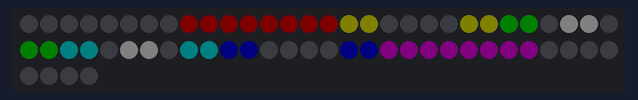
Simulated run of this sketch. Board: Arduino Uno, built with avr-gcc and run on an emulated ATmega328P. Shown: 64 RGB LEDs in strip order, left to right, continuing on the next row. Dim RGB values are drawn brighter than linear.

Above: at 0.1 s.

The sketch:

grid.ino
```cpp
#include <Adafruit_NeoPixel.h>
//   NEO_KHZ800
//   NEO_GRB + NEO_KHZ800

#define LED_COUNT 64
#define LED_PIN    6

// strip
Adafruit_NeoPixel strip(LED_COUNT, LED_PIN, NEO_GRB + NEO_KHZ800);

// colors
uint32_t red = strip.Color(255,0,0);
uint32_t yellow = strip.Color(255,255,0);
uint32_t green = strip.Color(0,255,0);
uint32_t cyan = strip.Color(0,255,255);
uint32_t blue = strip.Color(0,0,255);
uint32_t magenta = strip.Color(255,0,255);
uint32_t rainbow[] = {red, yellow, green, cyan, blue, magenta};
uint32_t white = strip.Color(255,255,255);
uint32_t black = strip.Color(0,0,0);


void setup() {
  initialize();
  setBrightness(5);
  show();
}

void loop() {
  // gridTest();
  rainbowCols();
  sleep(1000);
}

void setPixel(int x, int y, uint32_t color) {
  //  (x=1, y=8)  ...   (x=8, y=8)
  //  ...         ...   ...
  //  (x=1, y=1)  ...   (x=8, y=1)
  int address = (x-1) * 8 + y - 1; // 0-indexed
  strip.setPixelColor(address, color);
}

void rectangle(int x1, int y1, int x2, int y2, uint32_t color) {
  int xa = min(x1, x2);
  int xb = max(x1, x2);
  int ya = min(y1, y2);
  int yb = max(y1, y2);
  for (int x=xa; x<xb+1; x++) {
    for (int y=ya; y<yb+1; y++) {
      setPixel(x, y, color);
    }
  }
}

void gridTest() {
  rectangle(1,1,1,1,red);
  rectangle(2,2,2,3,yellow);
  rectangle(1,6,1,8,blue);
  rectangle(7,7,8,8,green);
  rectangle(6,3,8,1,white);
  rectangle(3,3,4,4,magenta);
  rectangle(5,6,7,7,cyan);
  show();
}

void rainbowCols() {
  for (int col=2; col<8; col++) {
    rectangle(col,1,col,8,rainbow[col-2]);
  }
  rectangle(3,3,6,6,black);
  rectangle(4,4,5,5,white);
  show();
}

void initialize() {
  strip.begin();
}

void setBrightness(int brightness) {
  // max 255
  strip.setBrightness(brightness);
}

void show() {
  strip.show();
}

void sleep(int wait) {
  delay(wait);
}

void clear() {
  strip.clear();
}
```
